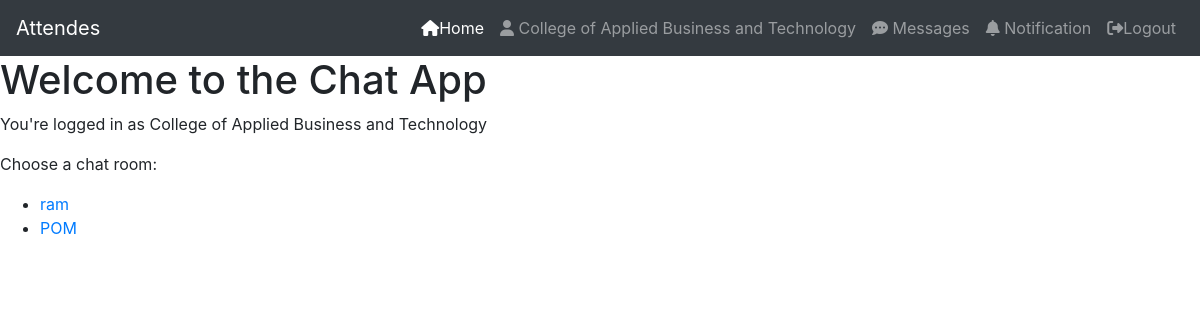
The app's page /chat/ (signed in) with its own data.
### Account/models.py (models this page shows, shortened)
class User(AbstractBaseUser):
    class Roles(models.TextChoices):
        ADMIN= 'ADMIN', 'Admin'
        STUDENT = 'STUDENT','Student'
        TEACHER = 'TEACHER','Teacher'
    role =  models.CharField(max_length=100, choices=Roles.choices, default=Roles.ADMIN)
    email = models.EmailField(verbose_name='email', max_length=60, unique=True)
    username = models.CharField(max_length=100,unique=True)
    institute = models.ForeignKey("Institute",on_delete=models.CASCADE,blank=True, null=True)
    profile_pics = models.ImageField(upload_to="User/Profile/images", blank=True,null=True)
    is_admin = models.BooleanField(default = False)
    is_active = models.BooleanField(default = True)
    is_superuser = models.BooleanField(default = False)
    is_staff = models.BooleanField(default = False)
    USERNAME_FIELD = ('email')
    REQUIRED_FIELDS = ['username']
    objects = MyAccountManager()

### Chat/models.py (models this page shows, shortened)
class Room(models.Model):
    name = models.CharField(max_length=255)

### Chat/views.py (the view)
# urls.py: path('', views.Index.as_view(), name='chat'),
class Index(LoginRequiredMixin, View):
    def get(self, request):
        chat_rooms = Room.objects.all()
        return render(request, "chat/chat.html",{'chat_rooms':chat_rooms})

### Templates/chat/chat.html
{% extends 'Account/base.html' %}
{% block content %}
    <h1>Welcome to the Chat App</h1>
    {% if user.is_authenticated %}
        <p>You're logged in as {{ user.username }}</p>
        <p>Choose a chat room:</p>
        <ul>
            {% if chat_rooms %}
                {% for room in chat_rooms %}
                    <li><a href="{% url 'room'  room.name %}">{{ room.name }}</a></li>
                {% endfor %}
            {% else %}
                <p> No chat room available </p>
            {% endif%}
        </ul>
    {% else %}
        <p>You're not logged in. Please <a href="{% url 'login' %}">log in</a> or <a href="{% url 'signup' %}">sign up</a> to use the chat app.</p>
    {% endif %}
{% endblock %}

### Templates/Account/base.html (shortened to what this page needs)
<!DOCTYPE html>
<html lang="en">
<head>
</head>
<body>
      <nav class="navbar navbar-default navbar-fixed-top navbar-expand-lg navbar-dark bg-dark ">
        <a class="navbar-brand" href="#">Attendes</a>
        <div class="collapse navbar-collapse" id="navbarNav">
          <ul class="navbar-nav ml-auto">
            {% if user.is_authenticated %}
              <li class="nav-item active">
                <a class="nav-link" href="{% url 'home' %}"><i class="fas fa-home"></i>Home</a>
              </li>
              <li class="nav-item">
                <a class="nav-link" href="{% url 'profile' %}"> <i class="nav-icon fas fa-user"></i> {{ user.username }}</a>
              </li>
              <li class="nav-item">
                <a class="nav-link" href="{% url 'chat' %}"> <i class="fas fa-comment-dots"></i> Messages</a>
              </li>
              <li class="nav-item">
                <a class="nav-link" href="#"> <i class="fas fa-bell"></i> Notification</a>
              </li>
              <li class="nav-item">
                <a class="nav-link" href="{% url 'logout' %}"><i class="fas fa-sign-out-alt"></i>Logout</a>
              </li>
            {% endif %}
          </ul>
        </div>
      </nav>
{% block content %}
{% endblock content %}
<link rel="stylesheet" href="https://cdn.jsdelivr.net/npm/bootstrap@4.3.1/dist/css/bootstrap.min.css">
</body>
</html>

### records on screen
User: username "College of Applied Business and Technology"
Room: name "ram"
Room: name "POM"
